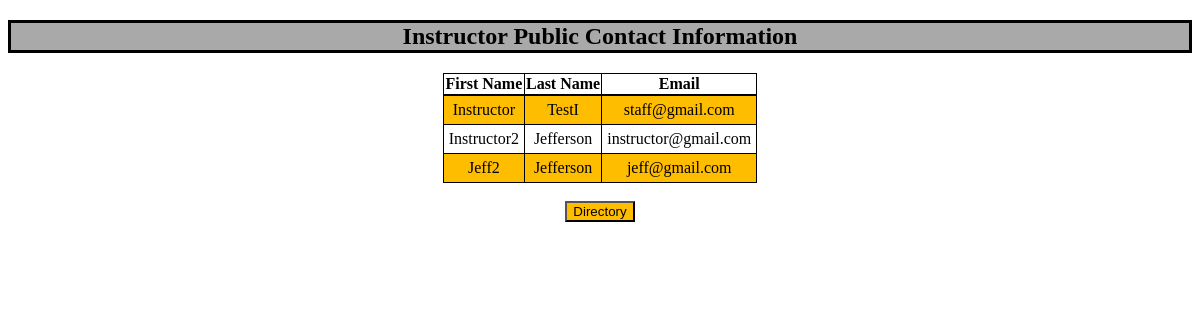
The app's page /InPublicInfo/, older data.
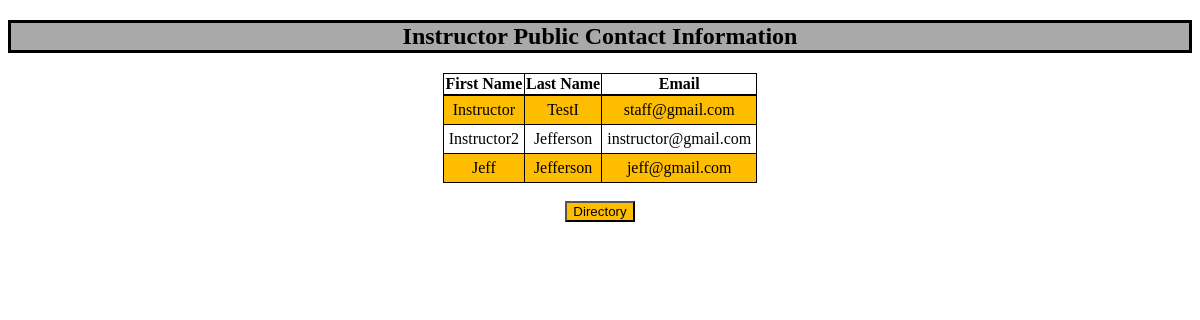
The same page, newer data.
### TASchedulerWebApp/models.py (models this page shows, shortened)
class User(AbstractBaseUser, PermissionsMixin):
    email = models.EmailField(unique=True)
    first_name = models.CharField(max_length=30, blank=True)
    last_name = models.CharField(max_length=30, blank=True)
    is_active = models.BooleanField(default=True)
    is_staff = models.BooleanField(default=False)
    date_joined = models.DateTimeField(auto_now_add=True)
    groups = models.ManyToManyField(Group, related_name='myapp_user_groups', blank=True)
    user_permissions = models.ManyToManyField(Permission, related_name='myapp_user_permissions', blank=True)
    objects = UserManager()
    USERNAME_FIELD = 'email'
    EMAIL_FIELD = 'email'
    def __str__(self):
        return self.email

### TASchedulerWebApp/views.py (the view)
# urls.py: path('InPublicInfo/', InPublicContact.as_view()),
class InPublicContact(View):
    def get(self, request):
        instructors = User.objects.filter(is_staff='True', is_superuser='False')
        print(instructors)
        return render(request, 'InPublicContact.html', {"instructor": instructors})

### templates/InPublicContact.html (shortened to what this page needs)
{% load static %}
<!DOCTYPE html>
<html>
<head>
     <link rel="stylesheet" type="text/css" href="{% static 'css/publicinfo.css' %}"/>
</head>
<body>
    <h2>Instructor Public Contact Information</h2>
    {% if instructor %}
    <table class="center">
        <tr>
            <th>First Name</th>
            <th>Last Name</th>
            <th>Email</th>
        </tr>
        {% for person in instructor %}
            <tr>
                <td>{{ person.first_name }}</td>
                <td>{{ person.last_name }}</td>
                <td>{{ person.email}}</td>
            </tr>
        {% endfor %}
    </table>
    {% else %}
        <p style="text-align: center">There are no Instructors in the database.</p>
    {% endif %}
    <br>
    <form action="{% url 'directory' %}" method="get">
    <button type="submit">Directory</button>
    </form>
</body>
</html>

Row changes from the older to the newer data that the page shows:
changed User "jeff@gmail.com": first_name "Jeff2" → "Jeff"
